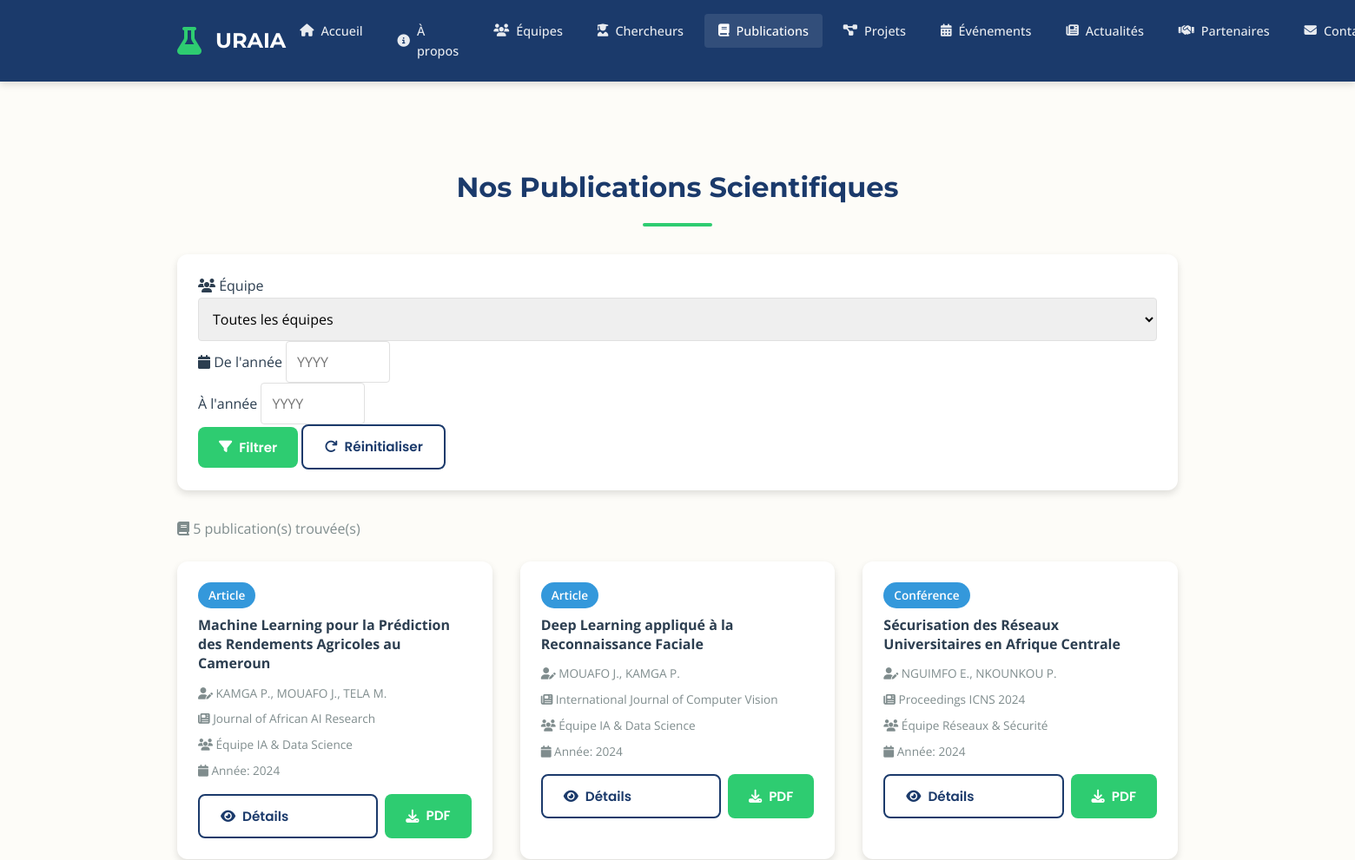
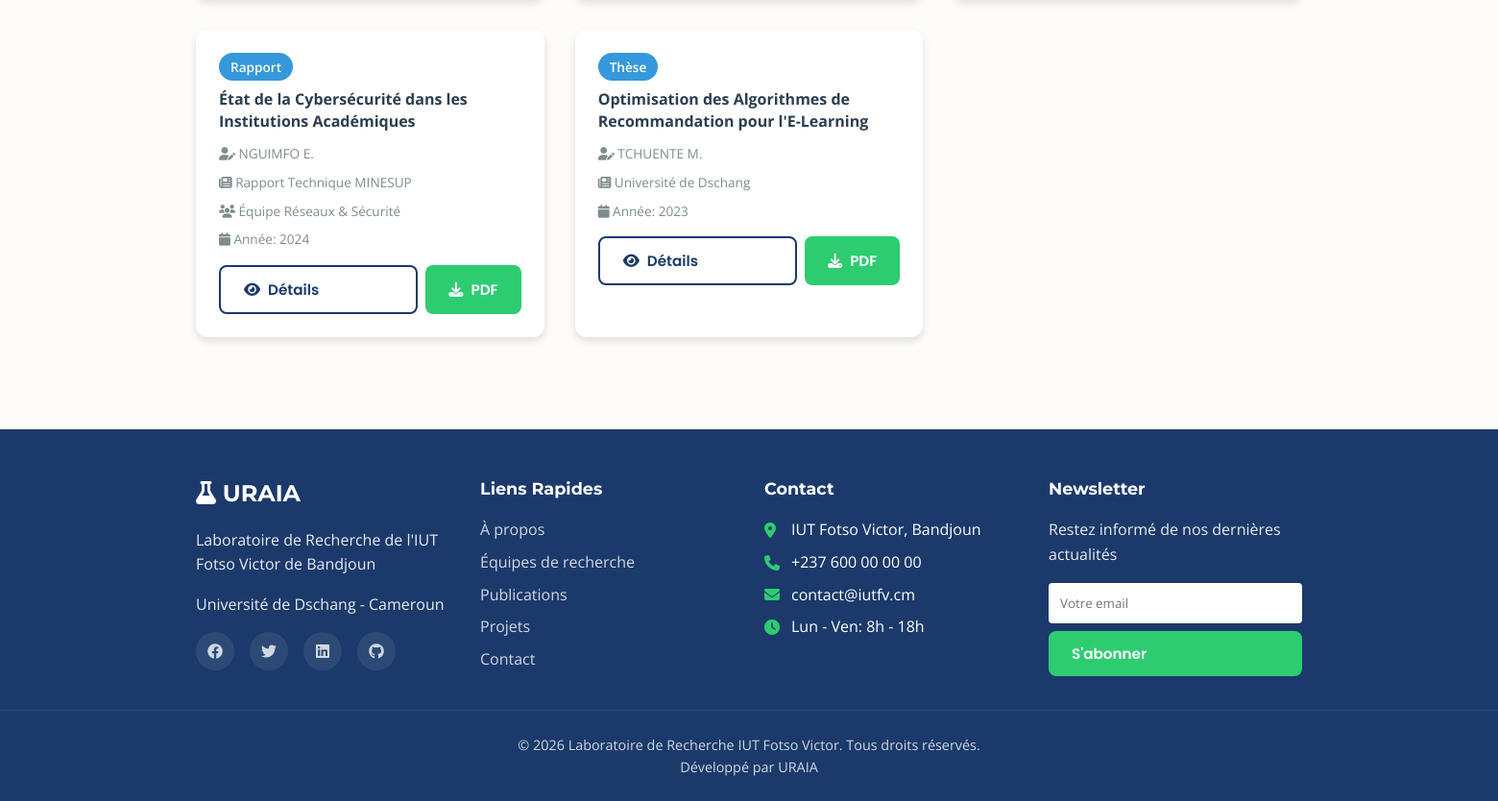
The page /publications.php on the database its author committed (2 pictures, top to bottom).
### tables this page shows
CREATE TABLE IF NOT EXISTS publications (
    idpub INT(4) PRIMARY KEY AUTO_INCREMENT,
    type VARCHAR(50),
    titre VARCHAR(300),
    auteurs VARCHAR(300),
    source VARCHAR(300),
    cover VARCHAR(100),
    contenu TEXT,
    annee VARCHAR(10),
    iduser BIGINT UNSIGNED,
    created_at TIMESTAMP DEFAULT CURRENT_TIMESTAMP,
    updated_at TIMESTAMP NULL ON UPDATE CURRENT_TIMESTAMP,
    FOREIGN KEY (iduser) REFERENCES users(id) ON DELETE CASCADE
);

CREATE TABLE IF NOT EXISTS equipe (
    numero INT(4) PRIMARY KEY AUTO_INCREMENT,
    nom VARCHAR(100),
    domaine VARCHAR(100),
    chef VARCHAR(100),
    effectif INT,
    created_at TIMESTAMP DEFAULT CURRENT_TIMESTAMP,
    updated_at TIMESTAMP NULL ON UPDATE CURRENT_TIMESTAMP
);

### includes/functions.php (called while the page is built, shortened)
<?php
function e($string) {
    return htmlspecialchars($string, ENT_QUOTES, 'UTF-8');
}
?>

### publications.php (the view, shortened to what this page needs)
<?php
require_once __DIR__ . '/includes/header.php';
$annee_debut = $_GET['annee_debut'] ?? '';
$annee_fin = $_GET['annee_fin'] ?? '';
$sql = "SELECT p.*, u.name as auteur_principal, e.nom as equipe_nom
        FROM publications p
        LEFT JOIN users u ON p.iduser = u.id
        LEFT JOIN membre m ON u.email = m.email
        LEFT JOIN affecter a ON m.idmembre = a.idmembre
        LEFT JOIN equipe e ON a.numero = e.numero
        WHERE 1=1";
$params = [];
$sql .= " ORDER BY p.annee DESC, p.created_at DESC";
$stmt = $pdo->prepare($sql);
$stmt->execute($params);
$publications = $stmt->fetchAll();
$stmt = $pdo->query("SELECT MIN(annee) as min_annee, MAX(annee) as max_annee FROM publications");
$year_range = $stmt->fetch();
?>
<section class="page-section">
    <div class="container">
        <h2 class="section-title">Nos Publications Scientifiques</h2>
        <div class="card" style="margin-bottom: 2rem;">
            <div class="card-body">
                <form method="GET" action="" class="filters-bar">
                    <div class="filter-group">
                        <label for="equipe"><i class="fas fa-users"></i> Équipe</label>
                        <select name="equipe" id="equipe" class="form-control" style="min-width: 200px;">
                            <option value="">Toutes les équipes</option>
                        </select>
                    </div>
                    <div class="filter-group">
                        <label for="annee_debut"><i class="fas fa-calendar"></i> De l'année</label>
                        <input type="number" name="annee_debut" id="annee_debut" class="form-control"
                               placeholder="YYYY" min="<?= $year_range['min_annee'] ?? '2020' ?>"
                               max="<?= $year_range['max_annee'] ?? date('Y') ?>" value="<?= e($annee_debut) ?>" style="width: 120px;">
                    </div>
                    <div class="filter-group">
                        <label for="annee_fin">À l'année</label>
                        <input type="number" name="annee_fin" id="annee_fin" class="form-control"
                               placeholder="YYYY" min="<?= $year_range['min_annee'] ?? '2020' ?>"
                               max="<?= $year_range['max_annee'] ?? date('Y') ?>" value="<?= e($annee_fin) ?>" style="width: 120px;">
                    </div>
                    <div class="filter-group" style="align-self: flex-end;">
                        <button type="submit" class="btn btn-primary">
                            <i class="fas fa-filter"></i> Filtrer
                        </button>
                        <a href="publications.php" class="btn btn-outline">
                            <i class="fas fa-redo"></i> Réinitialiser
                        </a>
                    </div>
                </form>
            </div>
        </div>
        <p style="margin-bottom: 1.5rem; color: var(--color-text-light);">
            <i class="fas fa-book"></i> <?= count($publications) ?> publication(s) trouvée(s)
        </p>
        <?php if (empty($publications)): ?>
        <div class="card">
            <div class="card-body" style="text-align: center; padding: 3rem;">
                <i class="fas fa-inbox" style="font-size: 3rem; color: var(--color-text-light); margin-bottom: 1rem;"></i>
                <p>Aucune publication ne correspond à vos critères de recherche.</p>
                <a href="publications.php" class="btn btn-outline" style="margin-top: 1rem;">
                    <i class="fas fa-redo"></i> Voir toutes les publications
                </a>
            </div>
        </div>
        <?php else: ?>
        <div class="grid grid-3">
            <?php foreach ($publications as $pub): ?>
            <div class="card">
                <div class="card-body">
                    <span class="badge badge-info" style="margin-bottom: 0.5rem;"><?= e($pub['type']) ?></span>
                    <h4 style="margin-bottom: 0.75rem; font-size: 1rem; line-height: 1.4;">
                        <?= e($pub['titre']) ?>
                    </h4>
                    <?php if ($pub['auteurs']): ?>
                    <p style="font-size: 0.85rem; color: var(--color-text-light); margin-bottom: 0.5rem;">
                        <i class="fas fa-user-edit"></i> <?= e($pub['auteurs']) ?>
                    </p>
                    <?php endif; ?>
                    <?php if ($pub['source']): ?>
                    <p style="font-size: 0.85rem; color: var(--color-text-light); margin-bottom: 0.5rem;">
                        <i class="fas fa-newspaper"></i> <?= e($pub['source']) ?>
                    </p>
                    <?php endif; ?>
                    <?php if ($pub['equipe_nom']): ?>
                    <p style="font-size: 0.85rem; color: var(--color-text-light); margin-bottom: 0.5rem;">
                        <i class="fas fa-users"></i> <?= e($pub['equipe_nom']) ?>
                    </p>
                    <?php endif; ?>
                    <p style="font-size: 0.85rem; color: var(--color-text-light); margin-bottom: 1rem;">
                        <i class="fas fa-calendar"></i> Année: <?= e($pub['annee']) ?>
                    </p>
                    <div style="display: flex; gap: 0.5rem;">
                        <button class="btn btn-sm btn-outline" style="flex: 1;">
                            <i class="fas fa-eye"></i> Détails
                        </button>
                        <?php if ($pub['cover']): ?>
                        <a href="<?= $base_path ?>uploads/pdf/<?= e($pub['cover']) ?>" class="btn btn-sm btn-primary" target="_blank">
                            <i class="fas fa-download"></i> PDF
                        </a>
                        <?php endif; ?>
                    </div>
                </div>
            </div>
            <?php endforeach; ?>
        </div>
        <?php endif; ?>
    </div>
</section>
<?php require_once __DIR__ . '/includes/footer.php'; ?>

### css/style.css (style rules this page uses)
:root { --color-primary: #1B3A6B; --color-secondary: #6C3483; --color-accent: #2ECC71; --color-bg-light: #FDFCF8; --color-bg-white: #FFFFFF; --color-text-dark: #2C3E50; --color-text-light: #7F8C8D; --color-border: #E0E0E0; --color-bg-dark: #1B3A6B; --color-bg-card-dark: #2C4B7E; --color-text-dark-mode: #FDFCF8; --color-secondary-light: #9B59B6; --font-primary: 'Poppins', sans-serif; --font-secondary: 'Montserrat', sans-serif; --font-body: 'Open Sans', sans-serif; --spacing-xs: 0.5rem; --spacing-sm: 1rem; --spacing-md: 1.5rem; --spacing-lg: 2rem; --spacing-xl: 3rem; --shadow-sm: 0 2px 4px rgba(0,0,0,0.1); --shadow-md: 0 4px 8px rgba(0,0,0,0.12); --shadow-lg: 0 8px 16px rgba(0,0,0,0.15); --radius-sm: 4px; --radius-md: 8px; --radius-lg: 12px; --radius-xl: 20px; }
* { margin: 0; padding: 0; box-sizing: border-box; }
html { scroll-behavior: smooth; }
body { font-family: var(--font-body); background-color: var(--color-bg-light); color: var(--color-text-dark); line-height: 1.6; transition: background-color 0.3s ease, color 0.3s ease; }
.container { max-width: 1200px; margin: 0 auto; padding: 0 var(--spacing-md); }
a { text-decoration: none; color: inherit; transition: color 0.3s ease; }
.btn { display: inline-flex; align-items: center; gap: 0.5rem; padding: 0.75rem 1.5rem; border: none; border-radius: var(--radius-md); font-family: var(--font-primary); font-weight: 600; font-size: 0.95rem; cursor: pointer; transition: all 0.3s ease; }
.btn-primary { background-color: var(--color-accent); color: white; }
.btn-outline { background-color: transparent; border: 2px solid var(--color-primary); color: var(--color-primary); }
.card { background-color: var(--color-bg-white); border-radius: var(--radius-lg); box-shadow: var(--shadow-md); overflow: hidden; transition: transform 0.3s ease, box-shadow 0.3s ease; }
.card-body { padding: var(--spacing-md); }
.grid { display: grid; gap: var(--spacing-lg); }
.grid-3 { grid-template-columns: repeat(3, 1fr); }
.section-title { font-family: var(--font-secondary); font-size: 2rem; color: var(--color-primary); margin-bottom: var(--spacing-lg); text-align: center; position: relative; }
.section-title::after { content: ''; display: block; width: 80px; height: 4px; background-color: var(--color-accent); margin: var(--spacing-sm) auto 0; border-radius: 2px; }
.badge { display: inline-block; padding: 0.25rem 0.75rem; border-radius: var(--radius-xl); font-size: 0.85rem; font-weight: 600; }
.badge-info { background-color: #3498db; color: white; }
.form-control { width: 100%; padding: 0.75rem; border: 1px solid var(--color-border); border-radius: var(--radius-sm); font-family: var(--font-body); font-size: 1rem; transition: border-color 0.3s ease, box-shadow 0.3s ease; }
.page-section { padding: var(--spacing-xl) 0; }

### rows shown on the page
publications: type "Article", titre "Machine Learning pour la Prédiction des Rendements Agricoles au Cameroun", auteurs "KAMGA P., MOUAFO J., TELA M.", source "Journal of African AI Research", equipe.nom "Équipe IA & Data Science", annee "2024"
publications: type "Article", titre "Deep Learning appliqué à la Reconnaissance Faciale", auteurs "MOUAFO J., KAMGA P.", source "International Journal of Computer Vision", equipe.nom "Équipe IA & Data Science", annee "2024"
publications: type "Conférence", titre "Sécurisation des Réseaux Universitaires en Afrique Centrale", auteurs "NGUIMFO E., NKOUNKOU P.", source "Proceedings ICNS 2024", equipe.nom "Équipe Réseaux & Sécurité", annee "2024"
publications: type "Rapport", titre "État de la Cybersécurité dans les Institutions Académiques", auteurs "NGUIMFO E.", source "Rapport Technique MINESUP", equipe.nom "Équipe Réseaux & Sécurité", annee "2024"
publications: type "Thèse", titre "Optimisation des Algorithmes de Recommandation pour l'E-Learning", auteurs "TCHUENTE M.", source "Université de Dschang", annee "2023"

### other values the page prints
count($publications) "5"
